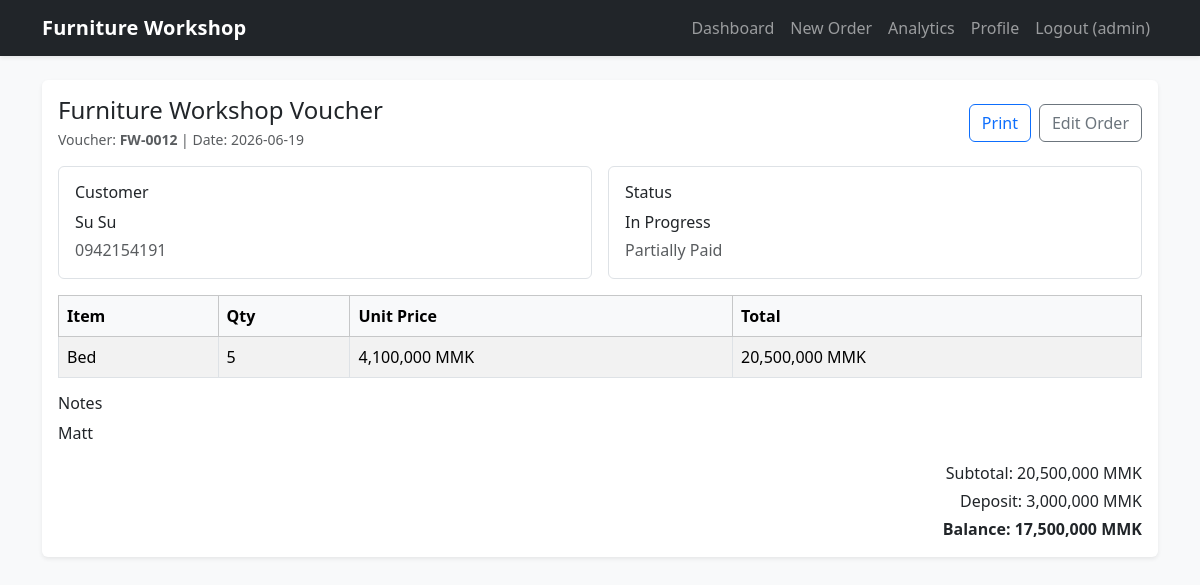
Screenshot of /voucher/15 (signed in) with the database file from the repository.
### tables this page shows
CREATE TABLE users (
            id INTEGER PRIMARY KEY AUTOINCREMENT,
            username TEXT NOT NULL UNIQUE,
            password_hash TEXT NOT NULL,
            created_at TEXT NOT NULL
        );

CREATE TABLE orders (
            id INTEGER PRIMARY KEY AUTOINCREMENT,
            user_id INTEGER NOT NULL,
            voucher_number TEXT NOT NULL,
            customer_id INTEGER NOT NULL,
            order_date TEXT NOT NULL,
            deposit REAL NOT NULL DEFAULT 0,
            total_amount REAL NOT NULL DEFAULT 0,
            balance REAL NOT NULL DEFAULT 0,
            status TEXT NOT NULL,
            payment_status TEXT NOT NULL,
            notes TEXT,
            created_at TEXT NOT NULL,
            FOREIGN KEY (user_id) REFERENCES users(id),
            FOREIGN KEY (customer_id) REFERENCES customers(id)
        );

CREATE TABLE customers (
            id INTEGER PRIMARY KEY AUTOINCREMENT,
            user_id INTEGER NOT NULL,
            name TEXT NOT NULL,
            phone_number TEXT NOT NULL,
            created_at TEXT NOT NULL,
            FOREIGN KEY (user_id) REFERENCES users(id),
            UNIQUE(user_id, phone_number)
        );

CREATE TABLE order_items (
            id INTEGER PRIMARY KEY AUTOINCREMENT,
            order_id INTEGER NOT NULL,
            item_name TEXT NOT NULL,
            quantity INTEGER NOT NULL,
            unit_price REAL NOT NULL,
            total REAL NOT NULL,
            FOREIGN KEY (order_id) REFERENCES orders(id) ON DELETE CASCADE
        );

### app.py (the view)
@app.route("/voucher/<int:order_id>")
@login_required
def voucher(order_id: int) -> str | Any:
    order = fetch_order(order_id, int(current_user.id))
    if not order:
        flash("Order not found.", "error")
        return redirect(url_for("index"))
    return render_template("voucher.html", order=order)

### app.py (called while the page is built)
@login_manager.user_loader
def load_user(user_id: str) -> User | None:
    db = get_db()
    row = db.execute(
        "SELECT id, username FROM users WHERE id = ?", (user_id,)
    ).fetchone()
    if not row:
        return None
    return User(id=int(row["id"]), username=row["username"])

def get_db() -> sqlite3.Connection:
    if "db" not in g:
        g.db = sqlite3.connect(DB_PATH)
        g.db.row_factory = sqlite3.Row
        g.db.execute("PRAGMA foreign_keys = ON")
    return g.db

@app.after_request
def add_security_headers(response: Any) -> Any:
    response.headers["X-Frame-Options"] = "DENY"
    response.headers["X-Content-Type-Options"] = "nosniff"
    response.headers["Referrer-Policy"] = "strict-origin-when-cross-origin"
    response.headers["Content-Security-Policy"] = (
        "default-src 'self'; "
        "script-src 'self' https://cdn.jsdelivr.net 'unsafe-inline'; "
        "style-src 'self' https://cdn.jsdelivr.net 'unsafe-inline'; "
        "img-src 'self' data:; "
        "font-src 'self' https://cdn.jsdelivr.net; "
        "connect-src 'self'; "
        "frame-ancestors 'none'; "
        "form-action 'self'; "
        "base-uri 'self'"
    )
    return response

@app.context_processor
def inject_forms() -> dict[str, Any]:
    return {"logout_form": LogoutForm()}

### templates/voucher.html
{% extends "base.html" %}
{% block content %}
<div class="card border-0 shadow-sm">
  <div class="card-body">
    <div class="d-flex flex-column flex-md-row justify-content-between align-items-md-center gap-2 mb-3">
      <div>
        <h2 class="h4 mb-1">Furniture Workshop Voucher</h2>
        <div class="text-muted small">Voucher: <strong>{{ order.voucher_number }}</strong> | Date: {{
          order.order_date[:10] }}</div>
      </div>
      <div class="d-flex gap-2">
        <button class="btn btn-outline-primary" onclick="window.print()">Print</button>
        <a class="btn btn-outline-secondary" href="{{ url_for('edit_order', order_id=order.id) }}">Edit Order</a>
      </div>
    </div>
    <div class="row g-3 mb-3">
      <div class="col-12 col-md-6">
        <div class="border rounded p-3 h-100">
          <h3 class="h6 mb-2">Customer</h3>
          <p class="mb-1">{{ order.customer_name }}</p>
          <p class="mb-0 text-muted">{{ order.phone_number }}</p>
        </div>
      </div>
      <div class="col-12 col-md-6">
        <div class="border rounded p-3 h-100">
          <h3 class="h6 mb-2">Status</h3>
          <p class="mb-1">{{ order.status }}</p>
          <p class="mb-0 text-muted">{{ order.payment_status }}</p>
        </div>
      </div>
    </div>
    <div class="table-responsive mb-3">
      <table class="table table-bordered table-striped align-middle mb-0">
        <thead class="table-light">
          <tr>
            <th>Item</th>
            <th>Qty</th>
            <th>Unit Price</th>
            <th>Total</th>
          </tr>
        </thead>
        <tbody>
          {% for i in order["items"] %}
          <tr>
            <td>{{ i.item_name }}</td>
            <td>{{ i.quantity }}</td>
            <td>{{ "{:,.0f}".format(i.unit_price) }} MMK</td>
            <td>{{ "{:,.0f}".format(i.total) }} MMK</td>
          </tr>
          {% endfor %}
        </tbody>
      </table>
    </div>
    {% if order.notes %}
    <div class="mb-3">
      <h3 class="h6">Notes</h3>
      <p class="mb-0">{{ order.notes }}</p>
    </div>
    {% endif %}
    <div class="text-md-end">
      <p class="mb-1">Subtotal: {{ "{:,.0f}".format(order.total_amount) }} MMK</p>
      <p class="mb-1">Deposit: {{ "{:,.0f}".format(order.deposit) }} MMK</p>
      <p class="mb-0 fw-bold">Balance: {{ "{:,.0f}".format(order.balance) }} MMK</p>
    </div>
  </div>
</div>
{% endblock %}

### templates/base.html (shortened to what this page needs)
<!doctype html>
<html lang="en">
<head>
  <link href="https://cdn.jsdelivr.net/npm/bootstrap@5.3.3/dist/css/bootstrap.min.css" rel="stylesheet">
  <link rel="stylesheet" href="{{ url_for('static', filename='styles.css') }}" />
</head>
<body class="bg-light">
  <nav class="navbar navbar-expand-lg navbar-dark bg-dark shadow-sm">
    <div class="container">
      <a class="navbar-brand fw-semibold" href="{{ url_for('index') }}">Furniture Workshop</a>
      <div class="collapse navbar-collapse" id="mainNav">
        <ul class="navbar-nav ms-auto mb-2 mb-lg-0">
          {% if current_user.is_authenticated %}
          <li class="nav-item"><a class="nav-link" href="{{ url_for('index') }}">Dashboard</a></li>
          <li class="nav-item"><a class="nav-link" href="{{ url_for('new_order') }}">New Order</a></li>
          <li class="nav-item"><a class="nav-link" href="{{ url_for('analytics') }}">Analytics</a></li>
          <li class="nav-item"><a class="nav-link" href="{{ url_for('profile') }}">Profile</a></li>
          <li class="nav-item">
            <form method="post" action="{{ url_for('logout') }}" class="d-flex">
              <button type="submit" class="nav-link btn btn-link text-decoration-none">Logout ({{ current_user.username }})</button>
            </form>
          </li>
          {% else %}
          <li class="nav-item"><a class="nav-link" href="{{ url_for('login') }}">Login</a></li>
          <li class="nav-item"><a class="nav-link" href="{{ url_for('register') }}">Register</a></li>
          {% endif %}
        </ul>
      </div>
    </div>
  </nav>
  <main class="container py-4">
    {% block content %}{% endblock %}
  </main>
</body>
</html>

### static/styles.css (style rules this page uses)
body { min-height: 100vh; }
.navbar-brand { letter-spacing: 0.2px; }

### rows the page displays
users: username "admin"
orders: voucher_number "FW-0012", order_date "2026-06-19", status "In Progress", payment_status "Partially Paid", notes "Matt", total_amount "20,500,000", deposit "3,000,000", balance "17,500,000"
customers: customer_name "Su Su", phone_number "0942154191"
order_items: item_name "Bed", quantity "5", unit_price "4,100,000", total "20,500,000"
